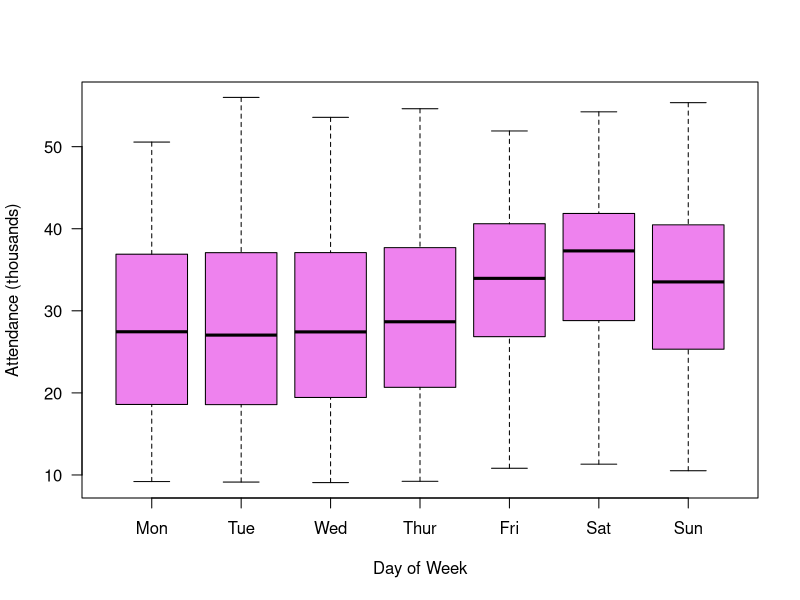
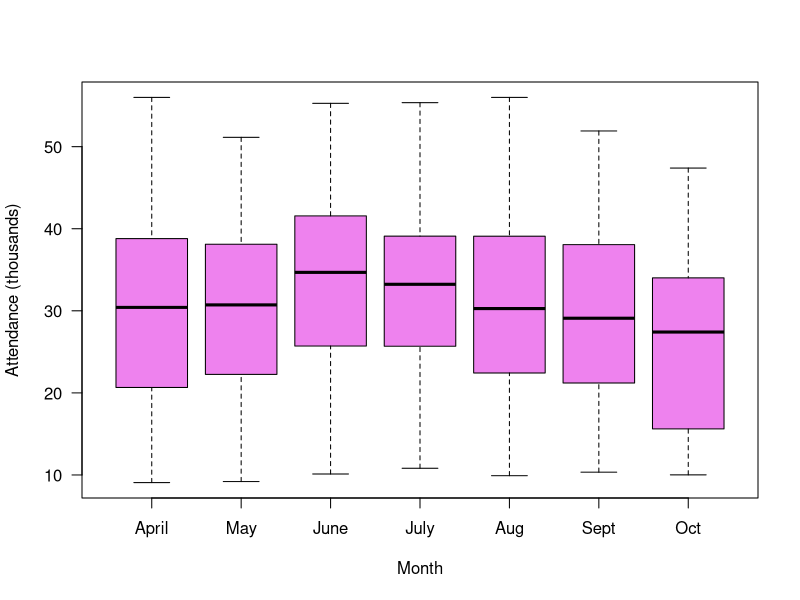

Reproduce these figures in R, in order. (Note: this script raises an error after producing the figures.)
# Prusinski A4 - Hierarchial Models 
 
library(car)  # special functions for linear regression
library(lattice)  # graphics package
library(nlme) # for function lme
library (MASS) #for Stepwise
library (Matrix) # for Multilevel Model


dodgers <- read.csv("bobbleheads_v002.csv") # read in the data set
print(str(dodgers))  # check the structure of the data frame

# define an ordered day-of-week variable 
# for plots and data summaries
dodgers$ordered_day_of_week <- with(data=dodgers,
  ifelse ((DayofWeek == "Monday"),1,
  ifelse ((DayofWeek == "Tuesday"),2,
  ifelse ((DayofWeek == "Wednesday"),3,
  ifelse ((DayofWeek == "Thursday"),4,
  ifelse ((DayofWeek == "Friday"),5,
  ifelse ((DayofWeek == "Saturday"),6,7)))))))
dodgers$ordered_day_of_week <- factor(dodgers$ordered_day_of_week, levels=1:7,
labels=c("Mon", "Tue", "Wed", "Thur", "Fri", "Sat", "Sun"))
print(str(dodgers))  # check the structure of the data frame

# create summary giveaway promotions variable
# ignore fireworks promotions as they are only at night games
# also some teams like the Dodgers use fireworks on special days only 
# such as Fridays and 4th of July weekend
dodgers$Promotion_Sum <- dodgers$BobbleHd + 
  dodgers$Headgear + 
  dodgers$Shirts

# construct an any promotion factor with labels
dodgers$Promotion <- ifelse((dodgers$Promotion_Sum == 0),0,1)
dodgers$Promotion <-   factor(dodgers$Promotion, 
  levels = c(0,1), labels = c("NO","YES"))

# set labels for the BobbleHd factor variable
dodgers$BobbleHd <- 
  factor(dodgers$BobbleHd, 
  levels = c(0,1), labels = c("NO","YES"))

# set labels for the Headgear factor variable
dodgers$Headgear <- 
  factor(dodgers$Headgear, 
  levels = c(0,1), labels = c("NO","YES"))
  
# set labels for the Shirts factor variable
dodgers$Shirts <- 
  factor(dodgers$Shirts, 
  levels = c(0,1), labels = c("NO","YES"))
print(str(dodgers))  # check the structure of the data frame

# define an ordered month variable 
# for plots and data summaries
dodgers$ordered_month <- with(data=dodgers,
  ifelse ((Month == "April"),4,
  ifelse ((Month == "May"),5,
  ifelse ((Month == "June"),6,
  ifelse ((Month == "July"),7,
  ifelse ((Month == "August"),8,
  ifelse ((Month == "September"),9,10)))))))
dodgers$ordered_month <- factor(dodgers$ordered_month, levels=4:10,
labels = c("April", "May", "June", "July", "Aug", "Sept", "Oct"))

# exploratory data analysis with standard graphics: attendance by day of week
with(data=dodgers,plot(ordered_day_of_week, Attend/1000, 
xlab = "Day of Week", ylab = "Attendance (thousands)", 
col = "violet", las = 1))

# exploratory data analysis with standard graphics: attendance month
with(data=dodgers,plot(ordered_month, Attend/1000, 
xlab = "Month", ylab = "Attendance (thousands)", 
col = "violet", las = 1))

# exploratory data analysis with standard graphics: attendance Team
with(data=dodgers,plot(Team, Attend/1000, 
xlab = "Month", ylab = "Attendance (thousands)", 
col = "violet", las = 1))

# exploratory data analysis with standard graphics: attendance by Promotion
with(data=dodgers,plot(Promotion, Attend/1000, 
xlab = "Promotion", ylab = "Attendance (thousands)", 
col = "violet", las = 1))

# exploratory data analysis with standard graphics: attendance by Weather
with(data=dodgers,plot(TypeOfDay, Attend/1000, 
xlab = "Month", ylab = "Attendance (thousands)", 
col = "violet", las = 1))

# attendance by Team and day/night game
group.labels <- c("Day","Night")
group.symbols <- c(1,20)
group.symbols.size <- c(2,2.75)
bwplot(Team ~ Attend/1000, data = dodgers, groups = Night, 
    xlab = "Attendance (thousands)",
    panel = function(x, y, groups, subscripts, ...) 
       {panel.grid(h = (length(levels(dodgers$Team)) - 1), v = -1)
        panel.stripplot(x, y, groups = groups, subscripts = subscripts, 
        cex = group.symbols.size, pch = group.symbols, col = "darkblue")
       },
    key = list(space = "top", 
    text = list(group.labels,col = "black"),
    points = list(pch = group.symbols, cex = group.symbols.size, 
    col = "darkblue")))

# attendance by Opponent and day/night game
group.labels <- c("Day","Night")
group.symbols <- c(1,20)
group.symbols.size <- c(2,2.75)
bwplot(Team ~ Attend/1000, data = dodgers, groups = Night, 
    xlab = "Attendance (thousands)",
    panel = function(x, y, groups, subscripts, ...) 
       {panel.grid(h = (length(levels(dodgers$Opponent)) - 1), v = -1)
        panel.stripplot(x, y, groups = groups, subscripts = subscripts, 
        cex = group.symbols.size, pch = group.symbols, col = "darkblue")
       },
    key = list(space = "top", 
    text = list(group.labels,col = "black"),
    points = list(pch = group.symbols, cex = group.symbols.size, 
    col = "darkblue")))

# employ a training-and-test regimen
set.seed(1234) # set seed for repeatability of training-and-test split
training_test <- c(rep(1,length=trunc((2/3)*nrow(dodgers))),
rep(2,length=(nrow(dodgers) - trunc((2/3)*nrow(dodgers)))))
dodgers$training_test <- sample(training_test) # random permutation 
dodgers$training_test <- factor(dodgers$training_test, 
  levels=c(1,2), labels=c("TRAIN","TEST"))
dodgers.train <- subset(dodgers, training_test == "TRAIN")
print(str(dodgers.train)) # check training data frame
dodgers.test <- subset(dodgers, training_test == "TEST")
print(str(dodgers.test)) # check test data frame

#####
# Fitting a linear model
#Multiple Regression
multiple.r.train <- lm(Attend ~ Year+ Team + Month + Day + DayofWeek + Opponent + Temp + 
TypeOfDay + Night + BobbleHd + Headgear + Shirts + Firewks, data=dodgers.train)
summary(multiple.r.train)
confint(multiple.r.train) # compute confidence intervals for regression coefficients
Anova(multiple.r.train) # Anova with type II sum of squares from car package
vif(multiple.r.train) # variance inflation factors with car package vif() function
r.rmse <- sqrt(mean(multiple.r.train$residuals^2)) # Root Mean Square Error Calculation
print (r.rmse) # I will compare this to the other models.

#Testing the data on the test set
dodgers.test$predAttend <- predict(multiple.r.train, newdata = dodgers.test)

dodgers.test$residuals <- dodgers.test$Attend - dodgers.test$predAttend

test.r.rmse <- sqrt(mean(dodgers.test$residuals^2)) # Root Mean Square Error Calculation
print (test.r.rmse) # provides test performance measure to compare with other models 

#I now want to use stepwise to eliminate burdonsome variables
# --------------------------------------------------------------------------
# (1) stepwise regression

# stepwise regression using MASS stepAIC Venables and Ripley (2002, 177-178)
# this program goes from the upper model to the lower model
# dropping one term at a time based upon Akaike's AIC
upper.lm.model <- lm(Attend ~ Year+ Team + Month + Day + DayofWeek + Opponent + Temp + 
TypeOfDay + Night + BobbleHd + Headgear + Shirts + Firewks, data=dodgers.train)

lower.lm.model <- lm(Attend ~ 1,data=dodgers) # intercept only model

stepwise.lm.model <- stepAIC(upper.lm.model,lower.lm.model,trace=T)

confint(lower.lm.model) # compute confidence intervals for regression coefficients
Anova(lower.lm.model) # Anova with type II sum of squares from car package
vif(lower.lm.model) # variance inflation factors with car package vif() function
r.rmse1 <- sqrt(mean(lower.lm.model$residuals^2)) # Root Mean Square Error Calculation
print (r.rmse1) # I will compare this to the other models.

#Testing the data on the test set
dodgers.test$predAttend <- predict(lower.lm.model, newdata = dodgers.test)

dodgers.test$residuals <- dodgers.test$Attend - dodgers.test$predAttend

test.r.rmse2 <- sqrt(mean(dodgers.test$residuals^2)) # Root Mean Square Error Calculation
print (test.r.rmse2) # provides test performance measure to compare with other models 

summary (stepwise.lm.model)

# --------------------------------------------------------------------------
# Hierarchial Model 

# Team as the Hierarchy 
#These are the variables that can be used
group.Team <- groupedData(Attend ~ Day + Temp + Night| Team, data = dodgers) 
group.Team.train <- subset(group.Team, subset = (training_test == "TRAIN"))
group.Team.test <- subset(group.Team, subset = (training_test == "TEST"))

# employ training/test regimen with lme from package nlme
my.lme.train.fit <- lme(group.Team.train)
coef(my.lme.train.fit) # show the fitted coefficients 
group.Team.test$lme_pred_price <- predict(my.lme.train.fit, newdata = group.Team.test)
with(group.Team.test,cor(Attend,lme_pred_price)^2) # R-squared in test set

#RMSE
dodgers.test$predAttend <- predict(my.lme.train.fit, newdata = dodgers.test)

dodgers.test$residuals <- dodgers.test$Attend - dodgers.test$predAttend

test.r.rmse2 <- sqrt(mean(dodgers.test$residuals^2)) # Root Mean Square Error Calculation
print (test.r.rmse2) # provides test performance measure to compare with other models 

summary (stepwise.lm.model)

### Month as the Hierarchy 
group.Team <- groupedData(Attend ~ Day + Temp + Night | Month, data = dodgers) 
group.Team.train <- subset(group.Team, subset = (training_test == "TRAIN"))
group.Team.test <- subset(group.Team, subset = (training_test == "TEST"))

# employ training/test regimen with lme from package nlme
my.lme.train.fit <- lme(group.Team.train)
coef(my.lme.train.fit) # show the fitted coefficients 
group.Team.test$lme_pred_price <- predict(my.lme.train.fit, newdata = group.Team.test)
with(group.Team.test,cor(Attend,lme_pred_price)^2) # R-squared in test set

### Day of Week as the Hierarchy 
group.Team <- groupedData(Attend ~ Day + Temp + Night | DayofWeek, data = dodgers) 
group.Team.train <- subset(group.Team, subset = (training_test == "TRAIN"))
group.Team.test <- subset(group.Team, subset = (training_test == "TEST"))

# employ training/test regimen with lme from package nlme
my.lme.train.fit <- lme(group.Team.train)
coef(my.lme.train.fit) # show the fitted coefficients 
group.Team.test$lme_pred_price <- predict(my.lme.train.fit, newdata = group.Team.test)
with(group.Team.test,cor(Attend,lme_pred_price)^2) # R-squared in test set

### Opponent as the Hierarchy 
group.Team <- groupedData(Attend ~ Day + Temp + Night | Opponent , data = dodgers) 
group.Team.train <- subset(group.Team, subset = (training_test == "TRAIN"))
group.Team.test <- subset(group.Team, subset = (training_test == "TEST"))

# employ training/test regimen with lme from package nlme
my.lme.train.fit <- lme(group.Team.train)
coef(my.lme.train.fit) # show the fitted coefficients 
group.Team.test$lme_pred_price <- predict(my.lme.train.fit, newdata = group.Team.test)
with(group.Team.test,cor(Attend,lme_pred_price)^2) # R-squared in test set

### TypeOfDay as the Hierarchy 
group.Team <- groupedData(Attend ~ Day + Temp + Night | TypeOfDay , data = dodgers) 
group.Team.train <- subset(group.Team, subset = (training_test == "TRAIN"))
group.Team.test <- subset(group.Team, subset = (training_test == "TEST"))

# employ training/test regimen with lme from package nlme
my.lme.train.fit <- lme(group.Team.train)
coef(my.lme.train.fit) # show the fitted coefficients 
group.Team.test$lme_pred_price <- predict(my.lme.train.fit, newdata = group.Team.test)
with(group.Team.test,cor(Attend,lme_pred_price)^2) # R-squared in test set

### Promotion as the Hierarchy 
group.Team <- groupedData(Attend ~ Day + Temp + Night | Promotion, data = dodgers) 
group.Team.train <- subset(group.Team, subset = (training_test == "TRAIN"))
group.Team.test <- subset(group.Team, subset = (training_test == "TEST"))

# employ training/test regimen with lme from package nlme
my.lme.train.fit <- lme(group.Team.train)
coef(my.lme.train.fit) # show the fitted coefficients 
group.Team.test$lme_pred_price <- predict(my.lme.train.fit, newdata = group.Team.test)
with(group.Team.test,cor(Attend,lme_pred_price)^2) # R-squared in test set

#Taking the best hiearchy of Team and using promotion with the other variables 
best <- lme(Attend~ 1 + Month + DayofWeek + Opponent + Temp + TypeOfDay + 
Night + Promotion, data = group.Team.train, random = ~ 1 + Promotion|Team)
coef(best) # show the fitted coefficients
summary(best)
group.Team.test$lme_pred_price <- predict(best, newdata = group.Team.test)
with(group.Team.test,cor(Attend,lme_pred_price)^2) # R-squared in test set


best <- lme(Attend ~ 1 + Team + Month + DayofWeek + Opponent + Night + 
 BobbleHd + Headgear + Shirts + Firewks, data = group.Team.train,  random = ~ 1 + Promotion|Team)
coef(best) # show the fitted coefficients
summary(best)
group.Team.test$lme_pred_price <- predict(best, newdata = group.Team.test)
with(group.Team.test,cor(Attend,lme_pred_price)^2) # R-squared in test set

#RMSE
dodgers.test$predAttend <- predict(best, newdata = dodgers.test)

dodgers.test$residuals <- dodgers.test$Attend - dodgers.test$predAttend

test.r.rmse2 <- sqrt(mean(dodgers.test$residuals^2)) # Root Mean Square Error Calculation
print (test.r.rmse2) # provides test performance measure to compare with other models 













